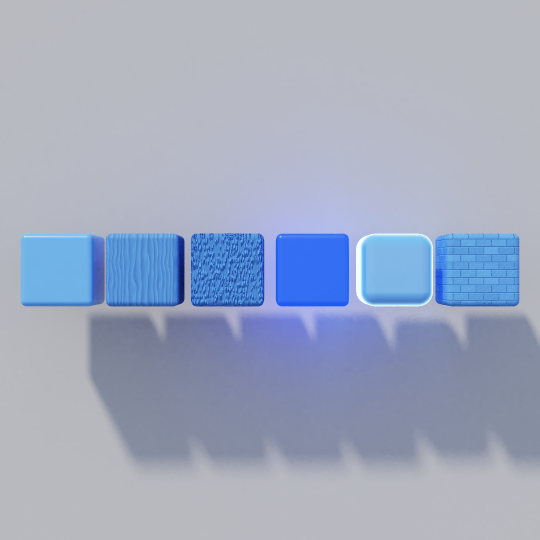
#> input picture pr-3246/r8/row-blue-pt.png, 1080 x 1080 px, given in place of row-red.png, which was not available (shown at 1/2 size)
$ python compose8.py .
#> lines starting #> are read from the running program, lines starting #| are printed output that depends on the picture
import sys
from PIL import Image, ImageDraw
folder = sys.argv[1]
def band(name, box):
#> called with name = 'row-red.png', box = (0, 430, 1080, 650)
    return Image.open(f"{folder}/{name}").convert("RGB").crop(box)
rows = []
for colour in ("red", "blue", "default"):
    rows.append(band(f"row-{colour}.png", (0, 430, 1080, 650)))
    rows.append(band(f"row-{colour}-pt.png", (0, 430, 1080, 650)))
#> call 2 of band, with name = 'row-red-pt.png', box = (0, 430, 1080, 650)
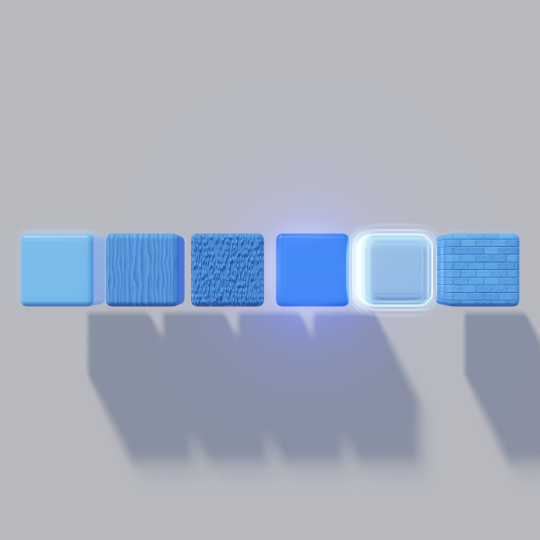
#> input picture pr-3246/r8/row-blue.png, 1080 x 1080 px, given in place of row-red-pt.png, which was not available (shown at 1/2 size)
#> pass 3 of the loop `for colour in ("red", "blue", "default"):`:
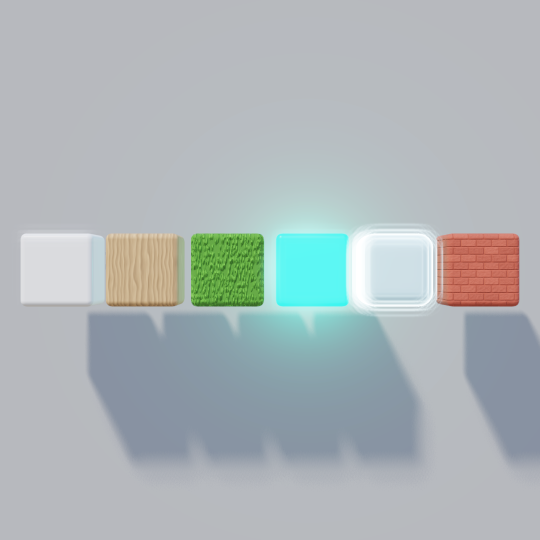
#> input picture pr-3246/r8/row-default.png, 1080 x 1080 px (shown at 1/2 size)
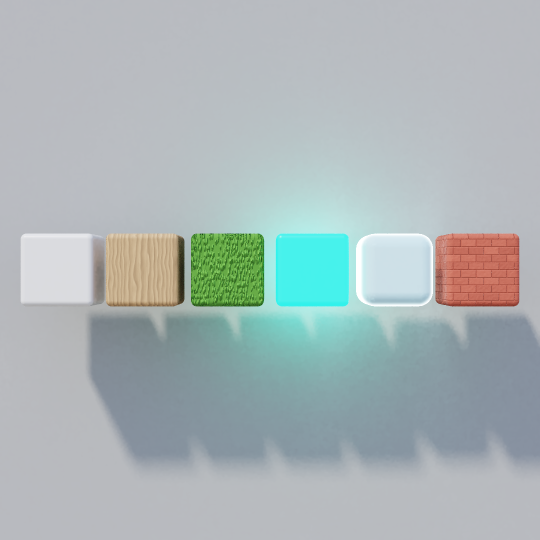
#> input picture pr-3246/r8/row-default-pt.png, 1080 x 1080 px (shown at 1/2 size)
#> in band (call 6), `return Image.open(f"{folder}/{name}").convert("RGB").crop(box)`:
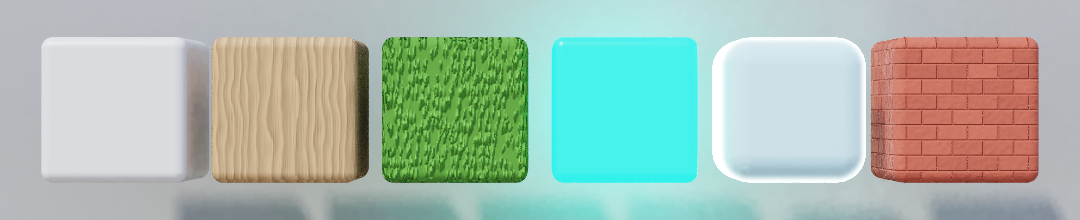
#> returned value: PIL image 1080x220 RGB; mean R, G, B 166.5, 187.5, 175.2
glass = Image.new("RGB", (1080, 2 * 380), "white")
#> glass: PIL image 1080x760 RGB; every value is 255
glass.paste(band("glass-grey.png", (0, 340, 1080, 720)), (0, 0))
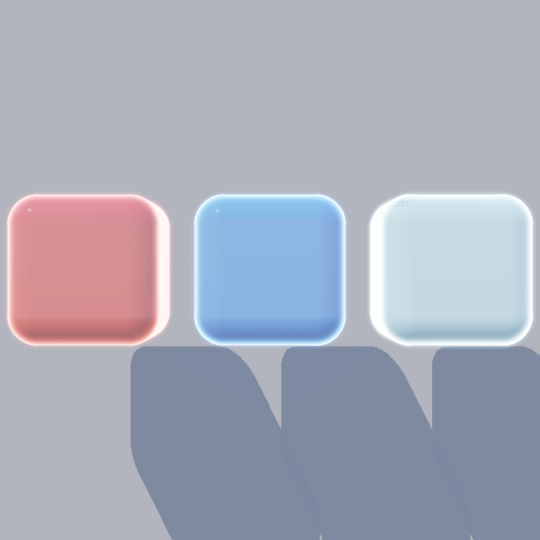
#> input picture pr-3246/r8/glass-grey.png, 1080 x 1080 px (shown at 1/2 size)
glass.paste(band("glass-checker.png", (0, 340, 1080, 720)), (0, 380))
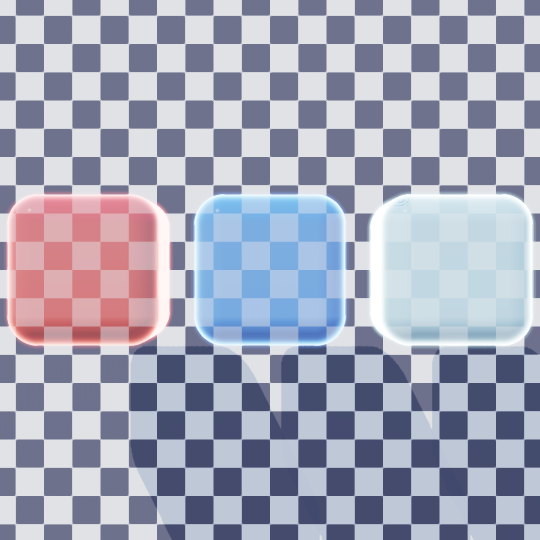
#> input picture pr-3246/r8/glass-checker.png, 1080 x 1080 px (shown at 1/2 size)
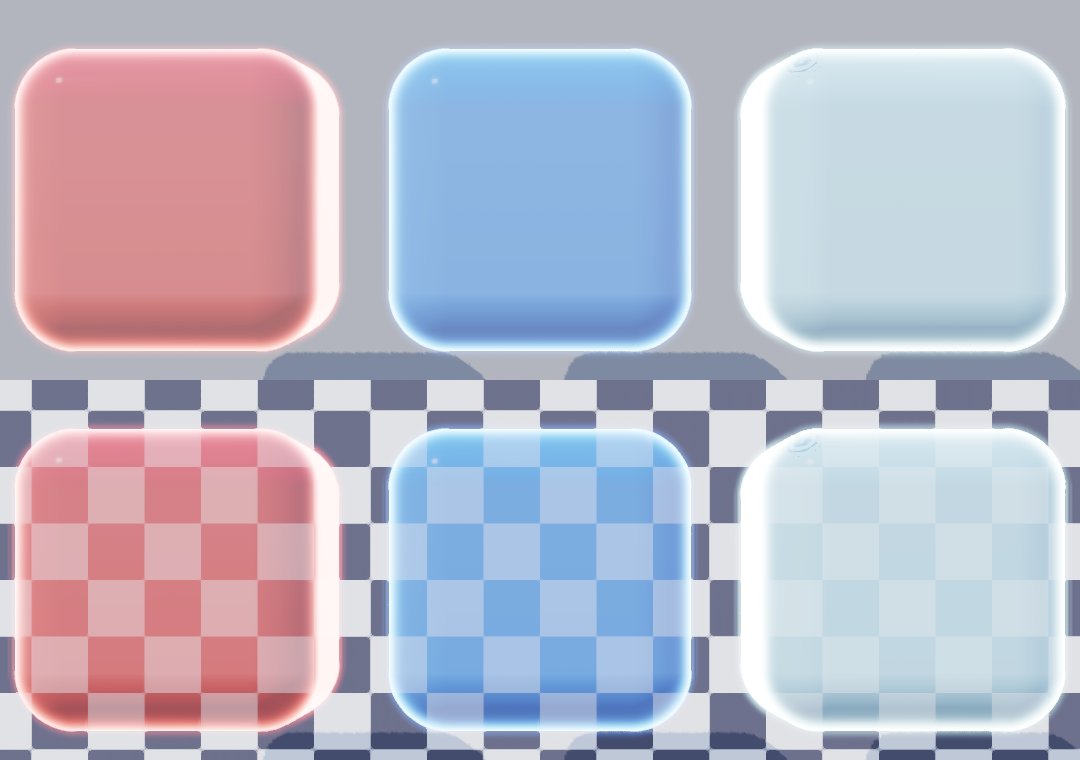
#> glass: PIL image 1080x760 RGB; mean R, G, B 184.7, 183.5, 199.6
grass = band("grass-face.png", (230, 230, 850, 850))
#> in band (call 9), `return Image.open(f"{folder}/{name}").convert("RGB").crop(box)`:
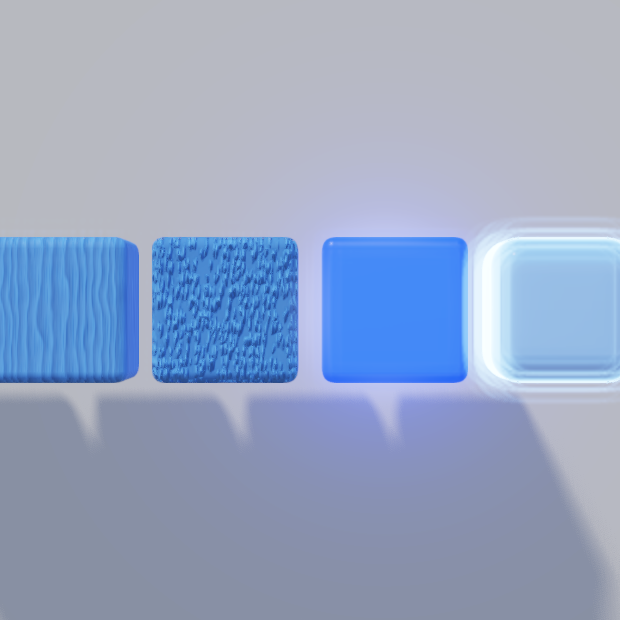
#> returned value: PIL image 620x620 RGB; mean R, G, B 149.4, 165.4, 196.1
sheet = Image.new("RGB", (1080, 6 * 226 + 760 + 4), "white")
#> sheet: PIL image 1080x2120 RGB; every value is 255
y = 0
for image in rows:
    sheet.paste(image, (0, y)); y += 226
#> this loop made 6 passes
#> y on passes 1 to 6: 226, 452, 678, 904, 1130, 1356
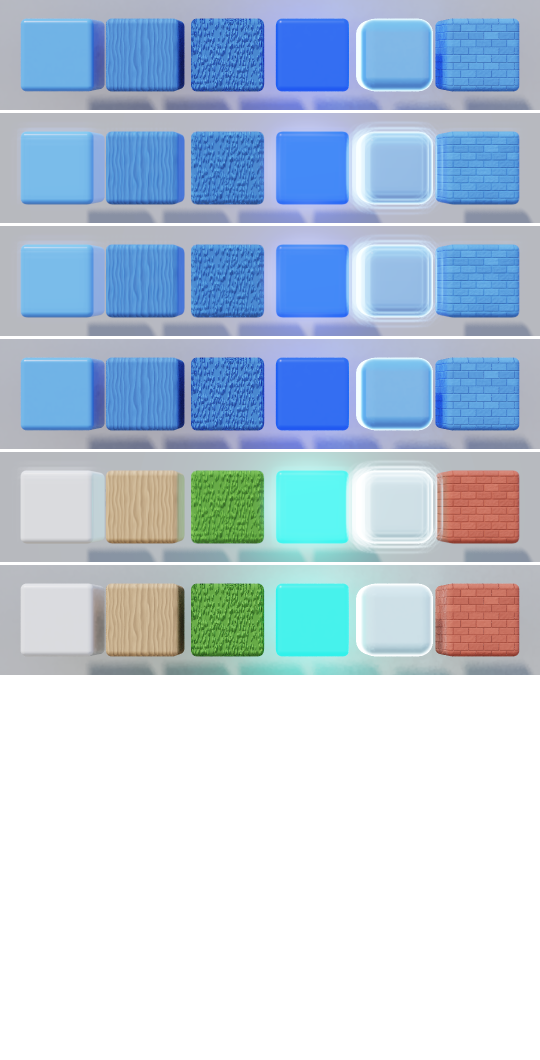
#> sheet: PIL image 1080x2120 RGB (shown at 1/2 size); mean R, G, B 184.8, 203.3, 221.2
#> after the loop, y = 1356
sheet.paste(glass, (0, y))
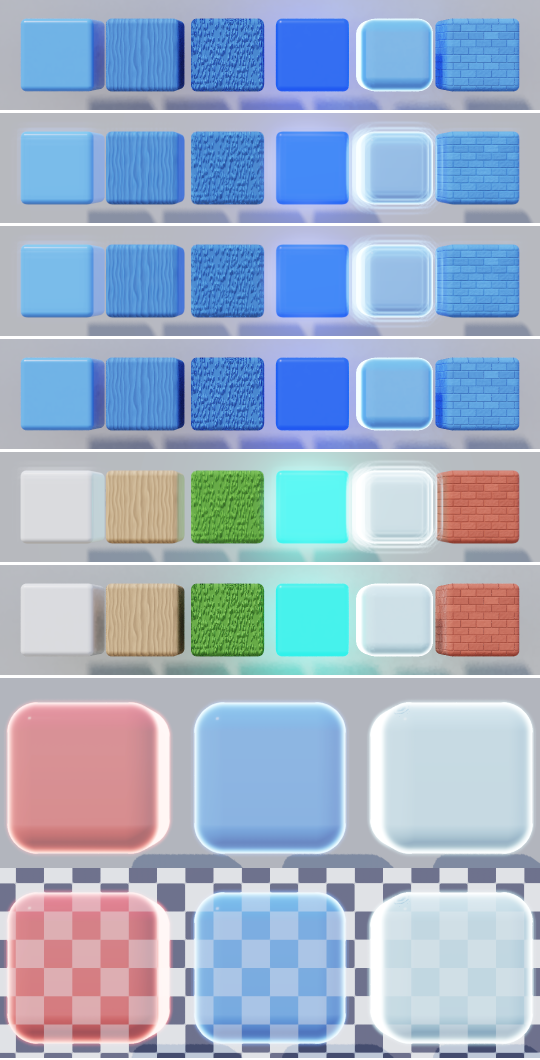
#> sheet: PIL image 1080x2120 RGB (shown at 1/2 size); mean R, G, B 159.6, 177.7, 201.3
sheet.save(f"{folder}/sheet-rows-glass.png")
grass.save(f"{folder}/grass-face-crop.png")
